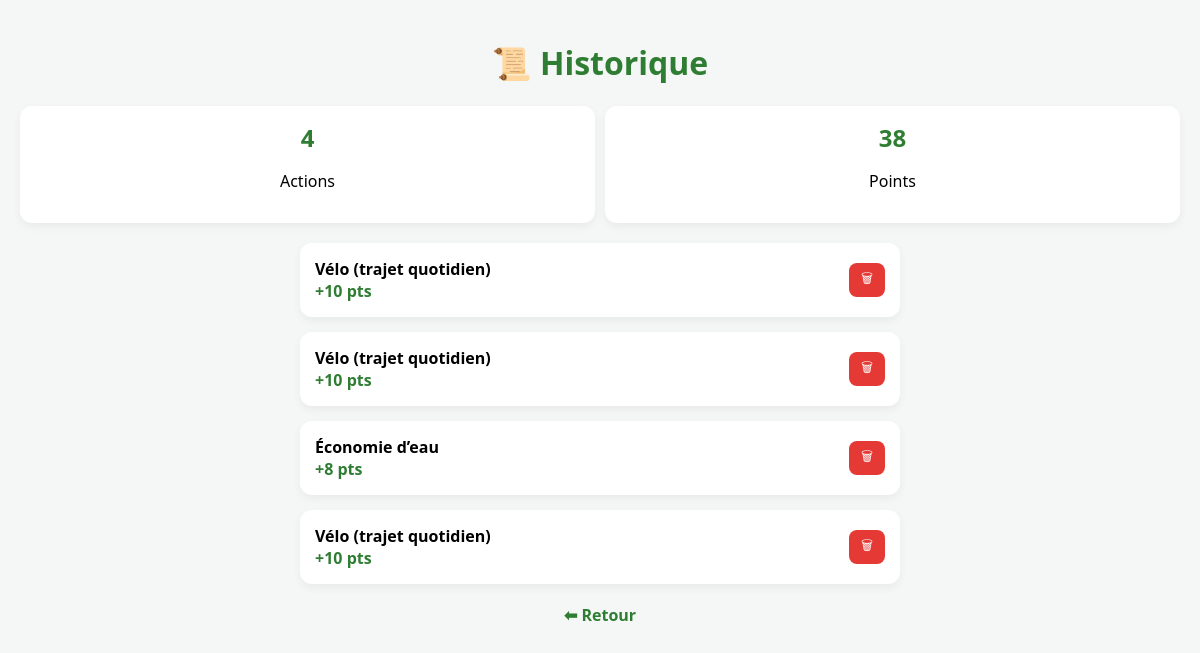
The app's page /historique (signed in) with its own data.
### models.py (models this page shows)
class Action(db.Model):
    id = db.Column(db.Integer, primary_key=True)
    name = db.Column(db.String(100), nullable=False)
    points = db.Column(db.Integer, nullable=False)

### app.py (the view)
@app.get("/historique")
@login_required
def historique_page():
    user_id = session.get("user_id")
    historiques = (
        Historique.query
        .filter_by(user_id=user_id)
        .order_by(Historique.id.desc())
        .all()
    )
    data = []
    total_points = 0
    for h in historiques:
        action = db.session.get(Action, h.action_id)
        if action:
            data.append({
                "id": h.id,
                "name": action.name,
                "points": action.points
            })
            total_points += action.points
    return render_template(
        "historique.html",
        historiques=data,
        total_points=total_points,
        total_actions=len(data)
    )

### app.py (called while the page is built)
def login_required(f):
    @wraps(f)
    def wrapper(*args, **kwargs):
        if "user_id" not in session:
            return redirect(url_for("login_page"))
        return f(*args, **kwargs)
    return wrapper

### templates/historique.html (shortened to what this page needs)
<!DOCTYPE html>
<html lang="fr">
<head>
</head>
<body>
<h1>📜 Historique</h1>
<div class="stats">
    <div class="stat-card">
        <h2>{{ total_actions }}</h2>
        <p>Actions</p>
    </div>
    <div class="stat-card">
        <h2>{{ total_points }}</h2>
        <p>Points</p>
    </div>
</div>
<div class="container">
{% if historiques %}
    {% for h in historiques %}
    <div class="card" id="card-{{ h.id }}">
        <div class="info">
            <strong>{{ h.name }}</strong>
            <span class="points">+{{ h.points }} pts</span>
        </div>
     <form method="POST"
      action="{{ url_for('delete_historique', hist_id=h.id) }}"
      onsubmit="confirmDelete(event, {{ h.id }})">
       <button type="submit">🗑</button>
     </form>
    </div>
    {% endfor %}
{% else %}
    <p class="empty">Aucune action pour le moment 🌱</p>
{% endif %}
</div>
<a href="{{ url_for('actions_page') }}">⬅ Retour</a>
</body>
</html>

### templates/historique.html (style rules this page uses)
body { font-family: 'Segoe UI', sans-serif; background: #f4f7f5; margin: 0; padding: 20px; }
h1 { text-align: center; color: #2e7d32; }
.stats { display: flex; justify-content: space-around; margin: 20px 0; gap: 10px; }
.stat-card { background: white; padding: 15px; border-radius: 12px; box-shadow: 0 4px 10px rgba(0,0,0,0.05); text-align: center; flex: 1; }
.stat-card h2 { margin: 0; color: #2e7d32; }
.container { max-width: 600px; margin: auto; }
.card { background: white; border-radius: 12px; padding: 15px; margin-bottom: 15px; box-shadow: 0 4px 10px rgba(0,0,0,0.05); display: flex; justify-content: space-between; align-items: center; animation: fadeIn 0.4s ease; }
.info { display: flex; flex-direction: column; }
.points { color: #2e7d32; font-weight: bold; }
button { background: #e53935; color: white; border: none; padding: 6px 12px; border-radius: 8px; cursor: pointer; transition: 0.2s; }
a { display: block; text-align: center; margin-top: 20px; text-decoration: none; color: #2e7d32; font-weight: bold; }

### records on screen
Action: name "Vélo (trajet quotidien)", points "10"
Action: name "Économie d’eau", points "8"

### other values on screen
{{ total_actions }} "4"
{{ total_points }} "38"
